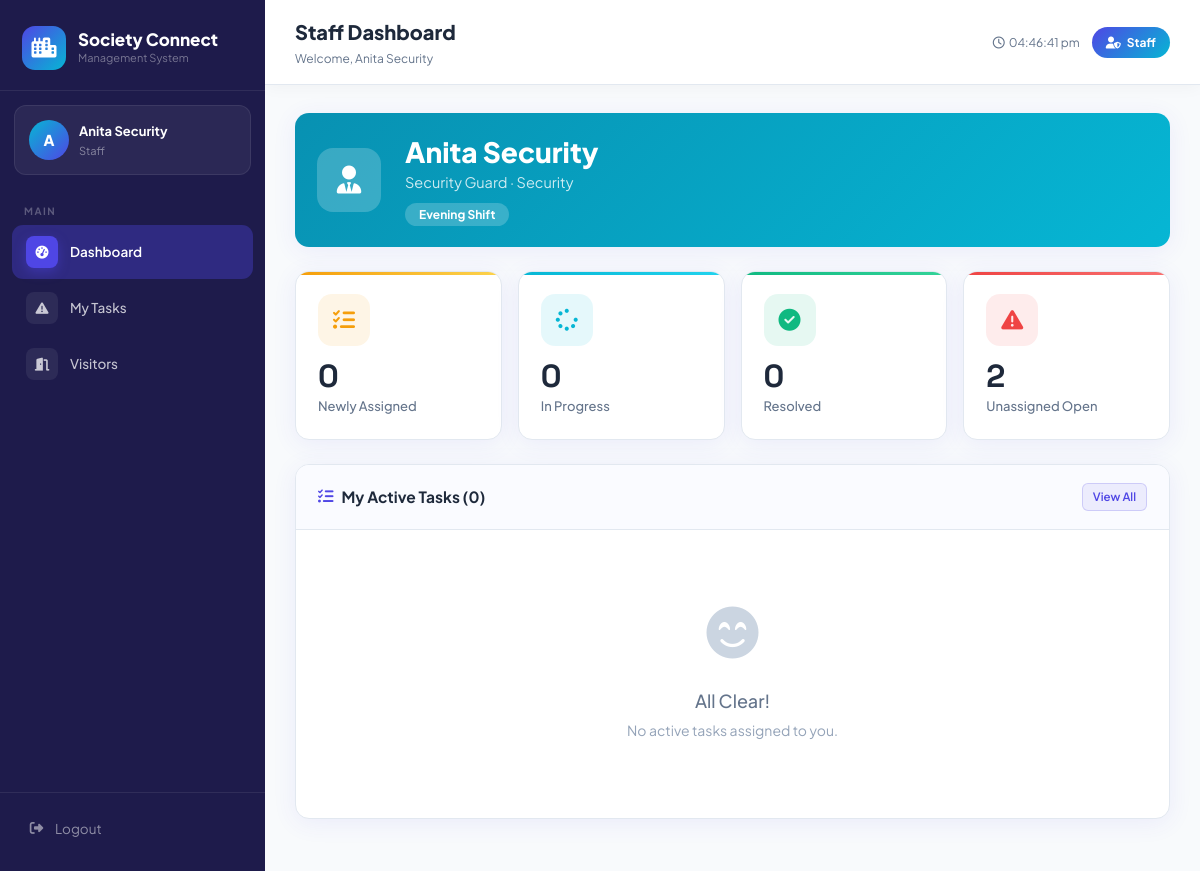
/staff/index.php (signed in), run on the app's committed database.
### tables this page shows
CREATE TABLE `staff` (
  `id`          INT          UNSIGNED AUTO_INCREMENT PRIMARY KEY,
  `user_id`     INT          UNSIGNED NOT NULL,
  `designation` VARCHAR(100) NOT NULL,
  `department`  VARCHAR(100) DEFAULT NULL,
  `salary`      DECIMAL(10,2) DEFAULT 0.00,
  `join_date`   DATE         DEFAULT NULL,
  `shift`       ENUM('morning','evening','night','full_day') DEFAULT 'full_day',
  `created_at`  TIMESTAMP    DEFAULT CURRENT_TIMESTAMP,
  FOREIGN KEY (`user_id`) REFERENCES `users`(`id`) ON DELETE CASCADE
);

CREATE TABLE `users` (
  `id`          INT          UNSIGNED AUTO_INCREMENT PRIMARY KEY,
  `name`        VARCHAR(100) NOT NULL,
  `email`       VARCHAR(150) NOT NULL UNIQUE,
  `password`    VARCHAR(255) NOT NULL,
  `role`        ENUM('admin','resident','staff') NOT NULL DEFAULT 'resident',
  `phone`       VARCHAR(20)  DEFAULT NULL,
  `avatar`      VARCHAR(255) DEFAULT NULL,
  `status`      ENUM('active','inactive') DEFAULT 'active',
  `last_login`  DATETIME     DEFAULT NULL,
  `created_at`  TIMESTAMP    DEFAULT CURRENT_TIMESTAMP,
  `updated_at`  TIMESTAMP    DEFAULT CURRENT_TIMESTAMP ON UPDATE CURRENT_TIMESTAMP
);

### config/db.php (called while the page is built, shortened)
<?php
function currentUser(): array {
    return [
        'id'   => $_SESSION['user_id']   ?? 0,
        'name' => $_SESSION['user_name'] ?? '',
        'role' => $_SESSION['user_role'] ?? '',
        'email'=> $_SESSION['user_email']?? '',
    ];
}
function e(mixed $val): string {
    return htmlspecialchars((string)$val, ENT_QUOTES, 'UTF-8');
}

### staff/index.php (the view, shortened to what this page needs)
<?php
require_once '../config/db.php';
$db   = getDB();
$user = currentUser();
$staffStmt = $db->prepare("SELECT s.*, u.name, u.email, u.phone FROM staff s JOIN users u ON s.user_id=u.id WHERE s.user_id=? LIMIT 1");
$staffStmt->execute([$user['id']]);
$staffInfo = $staffStmt->fetch();
$staffId = $staffInfo['id'];
$myAssigned    = $db->prepare("SELECT COUNT(*) FROM complaints WHERE assigned_to=? AND status='assigned'");       $myAssigned->execute([$staffId]);    $myAssigned    = $myAssigned->fetchColumn();
$myInProgress  = $db->prepare("SELECT COUNT(*) FROM complaints WHERE assigned_to=? AND status='in_progress'");   $myInProgress->execute([$staffId]);  $myInProgress  = $myInProgress->fetchColumn();
$myResolved    = $db->prepare("SELECT COUNT(*) FROM complaints WHERE assigned_to=? AND status='resolved'");      $myResolved->execute([$staffId]);    $myResolved    = $myResolved->fetchColumn();
$openCount = $db->query("SELECT COUNT(*) FROM complaints WHERE status='open'")->fetchColumn();
$pendingTasks = $db->prepare("SELECT c.*, f.flat_no, u.name as resident_name
                               FROM complaints c
                               JOIN residents r ON c.resident_id=r.id
                               JOIN users u ON r.user_id=u.id
                               JOIN flats f ON c.flat_id=f.id
                               WHERE c.assigned_to=? AND c.status IN('assigned','in_progress')
                               ORDER BY FIELD(c.priority,'critical','high','medium','low'), c.created_at DESC");
$pendingTasks->execute([$staffId]);
$pendingTasks = $pendingTasks->fetchAll();
$pageTitle   = 'Staff Dashboard';
$pageSubtitle= 'Welcome, ' . $user['name'];
$activePage  = 'dashboard';
require_once '../includes/header.php';
?>
<div class="sc-card mb-4" style="background:linear-gradient(135deg,#0891B2,#06B6D4);border:none;">
    <div class="sc-card-body">
        <div class="d-flex align-items-center gap-4">
            <div style="width:64px;height:64px;background:rgba(255,255,255,0.2);border-radius:16px;display:flex;align-items:center;justify-content:center;font-size:28px;color:white;">
                <i class="fa-solid fa-user-tie"></i>
            </div>
            <div>
                <h3 style="color:white;font-weight:800;margin:0;"><?= e($staffInfo['name']) ?></h3>
                <p style="color:rgba(255,255,255,0.8);margin:2px 0 8px;"><?= e($staffInfo['designation']) ?> · <?= e($staffInfo['department']?:'—') ?></p>
                <span style="background:rgba(255,255,255,0.2);color:white;padding:4px 14px;border-radius:20px;font-size:12px;font-weight:700;">
                    <?= ucfirst(str_replace('_',' ',$staffInfo['shift'])) ?> Shift
                </span>
            </div>
        </div>
    </div>
</div>
<div class="row g-3 mb-4">
    <div class="col-md-3 col-sm-6">
        <div class="stat-card warning">
            <div class="stat-icon-wrap warning"><i class="fa-solid fa-list-check"></i></div>
            <div class="stat-num"><?= $myAssigned ?></div>
            <div class="stat-label">Newly Assigned</div>
        </div>
    </div>
    <div class="col-md-3 col-sm-6">
        <div class="stat-card secondary">
            <div class="stat-icon-wrap secondary"><i class="fa-solid fa-spinner"></i></div>
            <div class="stat-num"><?= $myInProgress ?></div>
            <div class="stat-label">In Progress</div>
        </div>
    </div>
    <div class="col-md-3 col-sm-6">
        <div class="stat-card success">
            <div class="stat-icon-wrap success"><i class="fa-solid fa-circle-check"></i></div>
            <div class="stat-num"><?= $myResolved ?></div>
            <div class="stat-label">Resolved</div>
        </div>
    </div>
    <div class="col-md-3 col-sm-6">
        <div class="stat-card danger">
            <div class="stat-icon-wrap danger"><i class="fa-solid fa-triangle-exclamation"></i></div>
            <div class="stat-num"><?= $openCount ?></div>
            <div class="stat-label">Unassigned Open</div>
        </div>
    </div>
</div>
<div class="sc-card">
    <div class="sc-card-header">
        <div class="sc-card-title"><i class="fa-solid fa-list-check"></i> My Active Tasks (<?= count($pendingTasks) ?>)</div>
        <a href="<?= BASE_URL ?>/staff/complaints.php" class="btn-sc outline-primary xs">View All</a>
    </div>
    <div class="table-responsive">
        <?php if (empty($pendingTasks)): ?>
        <div class="empty-state">
            <div class="empty-icon"><i class="fa-solid fa-face-smile-beam"></i></div>
            <h5>All Clear!</h5><p>No active tasks assigned to you.</p>
        </div>
        <?php endif; ?>
    </div>
</div>
<?php require_once '../includes/footer.php'; ?>

### includes/header.php (shortened to what this page needs)
<!DOCTYPE html>
<html lang="en">
<head>
    <link href="https://cdn.jsdelivr.net/npm/bootstrap@5.3.2/dist/css/bootstrap.min.css" rel="stylesheet">
    <link href="https://cdnjs.cloudflare.com/ajax/libs/font-awesome/6.5.1/css/all.min.css" rel="stylesheet">
    <link href="<?= BASE_URL ?>/assets/css/style.css" rel="stylesheet">
</head>
<body>
<div class="app-layout">
    <?php require_once dirname(__DIR__) . '/includes/sidebar.php'; ?>
    <div class="main-content">
        <header class="topbar">
            <div>
                <div class="topbar-title"><?= e($pageTitle ?? 'Dashboard') ?></div>
                <?php if (!empty($pageSubtitle)): ?>
                <div class="topbar-subtitle"><?= e($pageSubtitle) ?></div>
                <?php endif; ?>
            </div>
            <div class="topbar-actions">
                <span class="topbar-time"><i class="fa-regular fa-clock me-1"></i><span id="topbarClock"></span></span>
                <span class="topbar-badge">
                    <i class="fa-solid fa-user-shield me-1"></i>
                    <?= ucfirst(currentUser()['role']) ?>
                </span>
            </div>
        </header>
        <div class="page-body">

### includes/sidebar.php
<?php
$user       = currentUser();
$userRole   = $user['role'];
$userName   = $user['name'];
$userInitial= strtoupper(substr($userName, 0, 1));
$db           = getDB();
$pendingComplaints = 0;
$pendingBookings   = 0;
$activeVisitors    = 0;
try {
    if ($userRole === 'admin') {
        $pendingComplaints = $db->query("SELECT COUNT(*) FROM complaints WHERE status='open'")->fetchColumn();
        $pendingBookings   = $db->query("SELECT COUNT(*) FROM bookings WHERE status='pending'")->fetchColumn();
        $activeVisitors    = $db->query("SELECT COUNT(*) FROM visitors WHERE status='inside'")->fetchColumn();
    } elseif ($userRole === 'staff') {
        $staffRow = $db->prepare("SELECT id FROM staff WHERE user_id=? LIMIT 1");
        $staffRow->execute([$user['id']]);
        $staffId = $staffRow->fetchColumn();
        if ($staffId) {
            $pendingComplaints = $db->prepare("SELECT COUNT(*) FROM complaints WHERE assigned_to=? AND status IN('assigned','in_progress')");
            $pendingComplaints->execute([$staffId]);
            $pendingComplaints = $pendingComplaints->fetchColumn();
        }
    }
} catch (Exception $e) {}
$adminNav = [
    'main' => [
        ['href' => BASE_URL . '/admin/index.php',     'icon' => 'gauge-high',       'label' => 'Dashboard',    'page' => 'dashboard'],
    ],
    'management' => [
        ['href' => BASE_URL . '/admin/residents.php', 'icon' => 'users',            'label' => 'Residents',    'page' => 'residents'],
        ['href' => BASE_URL . '/admin/staff.php',     'icon' => 'user-tie',         'label' => 'Staff',        'page' => 'staff'],
        ['href' => BASE_URL . '/admin/vendors.php',   'icon' => 'handshake',        'label' => 'Vendors',      'page' => 'vendors'],
        ['href' => BASE_URL . '/admin/flats.php',     'icon' => 'building',         'label' => 'Flats',        'page' => 'flats'],
    ],
    'operations' => [
        ['href' => BASE_URL . '/admin/billing.php',   'icon' => 'file-invoice-dollar','label' => 'Billing',    'page' => 'billing'],
        ['href' => BASE_URL . '/admin/complaints.php','icon' => 'triangle-exclamation','label' => 'Complaints', 'page' => 'complaints', 'badge' => $pendingComplaints],
        ['href' => BASE_URL . '/admin/visitors.php',  'icon' => 'door-open',        'label' => 'Visitors',     'page' => 'visitors', 'badge' => $activeVisitors],
        ['href' => BASE_URL . '/admin/bookings.php',  'icon' => 'calendar-check',   'label' => 'Bookings',     'page' => 'bookings', 'badge' => $pendingBookings],
        ['href' => BASE_URL . '/admin/notices.php',   'icon' => 'bullhorn',         'label' => 'Notices',      'page' => 'notices'],
    ],
];
$userNav = [
    'main' => [
        ['href' => BASE_URL . '/user/index.php',      'icon' => 'gauge-high',       'label' => 'Dashboard',    'page' => 'dashboard'],
        ['href' => BASE_URL . '/user/profile.php',    'icon' => 'user-circle',      'label' => 'My Profile',   'page' => 'profile'],
    ],
    'services' => [
        ['href' => BASE_URL . '/user/billing.php',    'icon' => 'file-invoice-dollar','label' => 'My Bills',   'page' => 'billing'],
        ['href' => BASE_URL . '/user/complaints.php', 'icon' => 'triangle-exclamation','label' => 'Complaints','page' => 'complaints'],
        ['href' => BASE_URL . '/user/bookings.php',   'icon' => 'calendar-check',   'label' => 'Book Facility','page' => 'bookings'],
        ['href' => BASE_URL . '/user/visitors.php',   'icon' => 'door-open',        'label' => 'Visitors',     'page' => 'visitors'],
        ['href' => BASE_URL . '/user/notices.php',    'icon' => 'bullhorn',         'label' => 'Notices',      'page' => 'notices'],
    ],
];
$staffNav = [
    'main' => [
        ['href' => BASE_URL . '/staff/index.php',        'icon' => 'gauge-high',    'label' => 'Dashboard',    'page' => 'dashboard'],
        ['href' => BASE_URL . '/staff/complaints.php',   'icon' => 'triangle-exclamation','label'=>'My Tasks', 'page' => 'complaints', 'badge' => $pendingComplaints],
        ['href' => BASE_URL . '/staff/visitors.php',     'icon' => 'door-open',     'label' => 'Visitors',     'page' => 'visitors'],
    ],
];
$nav = match($userRole) {
    'admin'    => $adminNav,
    'staff'    => $staffNav,
    default    => $userNav,
};
function renderNavItem(array $item, string $activePage): string {
    $isActive = ($activePage === ($item['page'] ?? '')) ? 'active' : '';
    $badge    = !empty($item['badge']) && $item['badge'] > 0
        ? '<span class="nav-badge-count">' . $item['badge'] . '</span>'
        : '';
    return '
    <a href="' . e($item['href']) . '" class="nav-link-custom ' . $isActive . '">
        <span class="nav-icon"><i class="fa-solid fa-' . e($item['icon']) . '"></i></span>
        <span>' . e($item['label']) . '</span>
        ' . $badge . '
    </a>';
}
?>
<aside class="sidebar">
    <div class="sidebar-brand">
        <div class="brand-wrapper">
            <div class="brand-icon-sidebar">
                <i class="fa-solid fa-city"></i>
            </div>
            <div>
                <div class="brand-name">Society Connect</div>
                <div class="brand-sub">Management System</div>
            </div>
        </div>
    </div>
    <div class="sidebar-user-card">
        <div class="user-avatar-sm"><?= $userInitial ?></div>
        <div class="user-info-sm">
            <div class="user-name-sm"><?= e($userName) ?></div>
            <div class="user-role-sm"><?= ucfirst($userRole) ?></div>
        </div>
    </div>
    <nav class="sidebar-nav">
        <?php foreach ($nav as $section => $items): ?>
            <div class="nav-section-label"><?= ucfirst($section) ?></div>
            <?php foreach ($items as $item): ?>
                <?= renderNavItem($item, $activePage ?? '') ?>
            <?php endforeach; ?>
        <?php endforeach; ?>
    </nav>
    <div class="sidebar-footer">
        <a href="<?= BASE_URL ?>/logout.php" class="btn-logout-sidebar"
           data-confirm="Are you sure you want to logout?">
            <i class="fa-solid fa-right-from-bracket fa-fw"></i>
            <span>Logout</span>
        </a>
    </div>
</aside>

### data on the page
staff: user.name "A", user.name "Anita Security", user.name "Welcome, Anita Security", designation "Security Guard", department "Security", shift "Evening"

### other printed values
$userRole "Staff"
$section "MAIN"
$item['label'] "Dashboard"
$item['label'] "My Tasks"
$item['label'] "Visitors"
$pageTitle "Staff Dashboard"
currentUser()['role'] "Staff"
$myAssigned "0"
$myInProgress "0"
$myResolved "0"
$openCount "2"
count($pendingTasks) "0"
